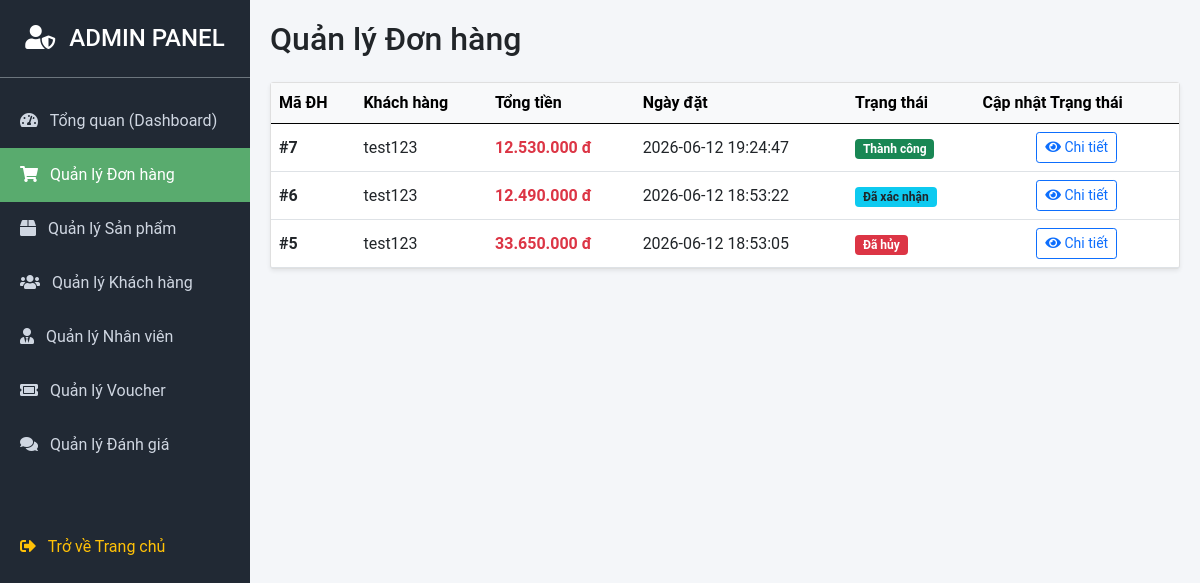
/index.php?page=admin&action=orders (signed in), run on the app's committed database.
### tables this page shows
CREATE TABLE `orders` (
  `id` int(11) NOT NULL,
  `user_id` int(11) NOT NULL,
  `voucher_id` int(11) DEFAULT NULL,
  `confirmed_by` int(11) DEFAULT NULL,
  `total_price` decimal(12,0) NOT NULL,
  `discount_amount` decimal(12,0) NOT NULL DEFAULT 0,
  `status` enum('pending','confirmed','shipping','delivered','cancelled') NOT NULL DEFAULT 'pending',
  `ordered_at` datetime NOT NULL DEFAULT current_timestamp()
);

CREATE TABLE `users` (
  `id` int(11) NOT NULL,
  `managed_by` int(11) DEFAULT NULL,
  `fullname` varchar(100) NOT NULL,
  `email` varchar(150) NOT NULL,
  `password` varchar(255) NOT NULL,
  `membership` enum('silver','gold','diamond') NOT NULL DEFAULT 'silver',
  `is_locked` tinyint(1) NOT NULL DEFAULT 0,
  `created_at` datetime NOT NULL DEFAULT current_timestamp(),
  `username` varchar(50) DEFAULT NULL,
  `image` varchar(255) DEFAULT 'default.png',
  `role` varchar(50) NOT NULL DEFAULT 'user'
);

### app/core/App.php (called while the page is built, shortened)
<?php
class App {
    protected $method = 'index';
    public function __construct() {
        $url = $this->parseUrl();
        $controllerName = ucfirst($url[0]) . 'Controller';
        if(file_exists(ROOT_PATH . '/app/controllers/' . $controllerName . '.php')) {
            unset($url[0]);
        }
        $this->controller = new $this->controller;
        $this->params = $url ? array_values($url) : [];
        call_user_func_array([$this->controller, $this->method], $this->params);
    }
    public function parseUrl() {
        if(isset($_GET['page'])) {
            $page = $_GET['page'];
            return [str_replace('-', '', $page)];
        }
        return ['Home'];
    }
}

### index.php (called while the page is built, shortened)
<?php
require_once ROOT_PATH . '/app/core/App.php';
$app = new App();

### app/models/database.php (called while the page is built)
<?php
class database{
    private $user;
    private $host_name;
    private $pass;
    private $name_db;
    private $is_conn = null;
    public function __construct(){
        $this->host_name = 'localhost';
        $this->name_db = 'basic_shop';
        $this->user = 'root';
        $this->pass = '';
    }
    public function connect(){
        try{
            $this->is_conn = new PDO("mysql:host=$this->host_name;dbname=$this->name_db", $this->user, $this->pass);
            $this->is_conn->setAttribute(PDO::ATTR_ERRMODE, PDO::ERRMODE_EXCEPTION);
        }catch(PDOException $e){
            echo "Lỗi kết nối cụ thể là: " . $e->getMessage() . "<br>";
            throw $e;
        }
        return $this->is_conn;
    }
}
?>

### app/models/AdminModel.php (called while the page is built, shortened)
<?php
include_once __DIR__ . '/database.php';
class AdminModel {
    private PDO $db;
    public function __construct() {
        $this->db = (new database())->connect();
    }
    public function getAllOrders(): array {
        try {
            $sql = "SELECT o.*, u.username
                    FROM orders o
                    LEFT JOIN users u ON o.user_id = u.id
                    ORDER BY o.ordered_at DESC";
            return $this->db->query($sql)->fetchAll(PDO::FETCH_ASSOC);
        } catch (Exception $e) {
            return [];
        }
    }
}

### app/views/admin/orders.php (the view, shortened to what this page needs)
<h2 class="mb-4">Quản lý Đơn hàng</h2>
<div class="card shadow-sm">
    <div class="card-body p-0">
        <div class="table-responsive">
            <table class="table table-hover mb-0 align-middle">
                <thead class="table-light">
                    <tr>
                        <th>Mã ĐH</th>
                        <th>Khách hàng</th>
                        <th>Tổng tiền</th>
                        <th>Ngày đặt</th>
                        <th>Trạng thái</th>
                        <th>Cập nhật Trạng thái</th>
                    </tr>
                </thead>
                <tbody>
                    <?php if (empty($orders)): ?>
                        <tr><td colspan="6" class="text-center py-4 text-muted">Chưa có đơn hàng nào trong hệ thống.</td></tr>
                    <?php else: ?>
                        <?php foreach ($orders as $order): ?>
                        <tr>
                            <td class="fw-bold">#<?= htmlspecialchars($order['id'] ?? '') ?></td>
                            <td><?= htmlspecialchars($order['username'] ?? 'Khách') ?></td>
                            <td class="text-danger fw-bold"><?= number_format($order['total_price'] ?? 0, 0, ',', '.') ?> đ</td>
                            <td><?= htmlspecialchars($order['ordered_at'] ?? '') ?></td>
                            <td>
                                <?php
                                    $badges = [
                                        'pending' => 'bg-warning text-dark',
                                        'confirmed' => 'bg-info text-dark',
                                        'shipping' => 'bg-primary',
                                        'delivered' => 'bg-success',
                                        'cancelled' => 'bg-danger'
                                    ];
                                    $statusText = [
                                        'pending' => 'Chờ xác nhận',
                                        'confirmed' => 'Đã xác nhận',
                                        'shipping' => 'Đang giao',
                                        'delivered' => 'Thành công',
                                        'cancelled' => 'Đã hủy'
                                    ];
                                    $currentStatus = $order['status'] ?? 'pending';
                                ?>
                                <span class="badge <?= $badges[$currentStatus] ?? 'bg-secondary' ?>">
                                    <?= $statusText[$currentStatus] ?? ucfirst($currentStatus) ?>
                                </span>
                            </td>
                            <td class="text-center">
                                <a href="<?= BASE_URL ?>index.php?page=admin&action=view_order&order_id=<?= $order['id'] ?>" class="btn btn-sm btn-outline-primary"><i class="fas fa-eye"></i> Chi tiết</a>
                            </td>
                        </tr>
                        <?php endforeach; ?>
                    <?php endif; ?>
                </tbody>
            </table>
        </div>
    </div>
</div>

### app/views/admin/layout.php (style rules this page uses)
body { font-family: 'Roboto', sans-serif; background-color: #f4f6f9; }

### data on the page
orders: id "7", user.username "test123", total_price "12.530.000", ordered_at "2026-06-12 19:24:47", status "Thành công"
orders: id "6", user.username "test123", total_price "12.490.000", ordered_at "2026-06-12 18:53:22", status "Đã xác nhận"
orders: id "5", user.username "test123", total_price "33.650.000", ordered_at "2026-06-12 18:53:05", status "Đã hủy"
